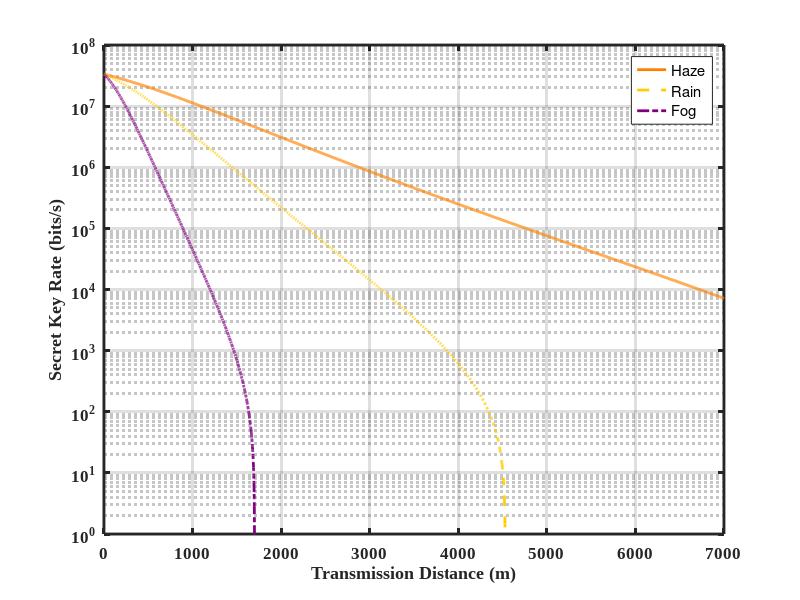

The MATLAB source for this figure:
clc; clear;
% parameters
mu = 0.5; % Mean Number of Photons/Pulse
alpha_values = [3.8 9.64 28.6]; % Attenuation at Free Space in dB/Km
delta_f = 1e3; % Linewidth in Hz
d_t = 1e-9; % 1/Bit rate
R_b = 1e9; % Bit Rate
D_t = 0.00005; % Transmitter Aperture in Km
D_r = 0.00005; % Recevier Aperture in Km
D = 0.000025; % Beam Divergence
L_FSO = 0:0.001:7; % Transmission Distance in Km
t_B = 0.5; % Transmittance of BS
loss_MZI = 1 * 10^(-0.2); % 2 dB loss in MZI
theta = 0; % Phase difference of two consecutive pulses
eta = 0.5; % Efficiency of Detector
P_d = 2e-7; % Dark Cout Rate in Detector
t_d = 10e-9; % Dead Time in Detector
f_decoy = 0.2; % Probability used to generate the decoy state
duty_cycle_TTL = 0.75; % Duty cycle of TTL pulses
f = 1.16;

figure;
hold on;
colors = {[1.0 0.5 0.0]   
          [1.0 0.8 0.0]   
          [0.5 0.0 0.5]    
};
lines  = {'-','--','-.'};
H2 = @(x) -(x .* log2(max(x,eps)) + (1-x) .* log2(max(1-x,eps)));
for k = 1:length(alpha_values)
    alpha = alpha_values(k);
% Phase Noise at LASER
sigma = sqrt(2*pi*delta_f*d_t);
%Channel transmittance
eta_channel = (D_r./(D_t + D.*L_FSO)).^2 .* 10.^(- alpha .* L_FSO /10);
Photon_count_after_channel = mu * eta_channel * R_b;
%% DATA LINE %%
% After Beam Splitter
Photon_count_after_BS = mu * eta_channel* R_b * t_B;
% Photon Counts considering the SPD efficiency and dark count rate
Photon_count_after_D_d = Photon_count_after_BS .* eta + P_d * R_b;
% Effective time difference between two consecutive pulses at data line
effective_time_difference_D_d = 1./(Photon_count_after_D_d) + t_d;
% Considering the Duty Cycle of TTL Pulses at D_d
effective_counts_D_d = ((1./effective_time_difference_D_d)).* duty_cycle_TTL;
% Error Counts at the D_d
E_C_D_d = ((P_d.*R_b.*exp(-mu.*eta_channel.*eta.*t_B))./(1 + t_d.*P_d.*R_b.*exp(-mu.*eta_channel.*eta.*t_B)))* duty_cycle_TTL;
% QBER
Q_data_0 = (E_C_D_d) ./(effective_counts_D_d);
Q_data = (E_C_D_d) ./(effective_counts_D_d).*100;
%% MONITORING LINE%%
% After Beam Splitter
Photon_count_after_BS = mu *eta_channel* R_b * (1-t_B);
% Photon Counts after MZI
Photon_Count_MZI_Upper = loss_MZI * mu * eta_channel*  R_b * (1-t_B) * ((1+ 1*exp(-(sigma.^2)./2) * cos(theta))/2);
Photon_Count_MZI_Lower = loss_MZI * mu * eta_channel*  R_b * (1-t_B) * ((1- 1*exp(-(sigma.^2)./2) * cos(theta))/2);
% No. of Photons reach at the SPDs
Photon_Count_before_SPD_0 = Photon_Count_MZI_Upper;
Photon_Count_before_SPD_1 = Photon_Count_MZI_Lower;
% Photon Couts considering the SPD efficiency and dark count rate
Photon_Count_after_SPD_0 = Photon_Count_before_SPD_0 * eta + P_d * R_b;
Photon_Count_after_SPD_1 = Photon_Count_before_SPD_1 * eta + P_d * R_b;
% Effective time difference between two consecutive pulses
effective_time_difference_SPD_0 = 1./(Photon_Count_after_SPD_0) + t_d;
effective_time_difference_SPD_1 = 1./(Photon_Count_after_SPD_1) + t_d;
% Considering the Duty Cycle of TTL Pulses
effective_counts_SPD_0 = ((1./effective_time_difference_SPD_0))* duty_cycle_TTL *(2.*f_decoy + (1-f_decoy).^2./2);;
effective_counts_SPD_1 = ((1./effective_time_difference_SPD_1))* duty_cycle_TTL *(2.*f_decoy + (1-f_decoy).^2./2);;
% Considering the Probability factor
total_counts_D_M1 = ((1./effective_time_difference_SPD_0))* duty_cycle_TTL;
total_counts_D_M2 = ((1./effective_time_difference_SPD_1))* duty_cycle_TTL;
% Visibility
V = (total_counts_D_M1 - total_counts_D_M2)./(total_counts_D_M1 + total_counts_D_M2);
% No of counts after Sifting
R_s = effective_counts_D_d * (1 - f_decoy);
% Eve's Information
I_Eve = 0;
zeta_COW = 0;
% Shanon Entropy
H2 = @(x) -(x .* log2(x) + (1 - x) .* log2(1 - x));
H2 = @(x) real((x==0 | x==1).*0 + (x>0 & x<1).*H2(x));
% Secret key rate/s
R = R_s .* (1 - f .* H2(Q_data_0) - I_Eve - zeta_COW);
R(Q_data_0 >= 0.5) = NaN;
R(R <= 0) = NaN;
%% Distance in meters
    L_meter = L_FSO*1000;
    semilogy(L_meter, R,'Color', colors{k},'LineStyle', lines{k},'LineWidth', 2);
set(gca, 'YScale', 'log');
end
xlabel('Transmission Distance (m)', 'FontName', 'Times New Roman', 'FontSize', 16,'FontWeight', 'bold');
xlim([0 7000]);
ylabel('Secret Key Rate (bits/s)', 'FontName', 'Times New Roman', 'FontSize', 16,'FontWeight', 'bold');
ylim([1e0 1e8]);
legend('Haze','Rain','Fog','Location','northeast');
grid on;
box on;
set(gca, 'FontSize', 12, 'FontName', 'Times New Roman', 'LineWidth', 2, 'FontWeight', 'bold');
hold off;
